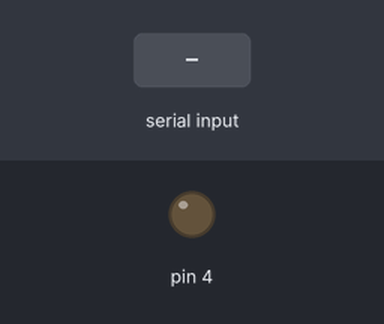
This sketch was run on a simulated Arduino Uno, built with avr-gcc and run on an emulated ATmega328P. Shown: output pins drawn as LEDs (lit = HIGH). The test bench sets the inputs (shaded band). What the sketch prints to the serial monitor is not drawn.

Above: at 1.2 s.
1.3 s: "n" received over the second serial link
At 2.5 s:
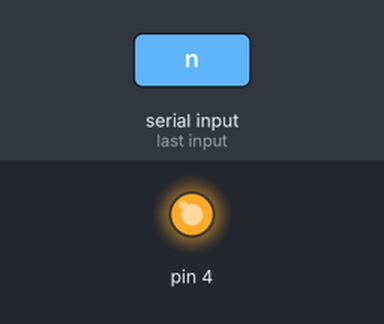
2.8 s: "o" received over the second serial link
At 3.7 s:
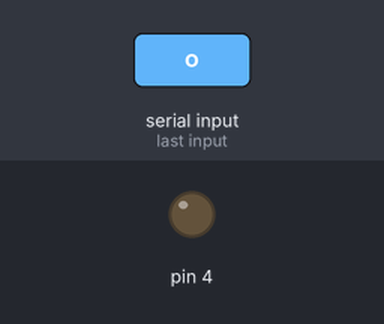
Timing chart, 0 to 5.8 s (numbered marks = the images above; inputs shaded):
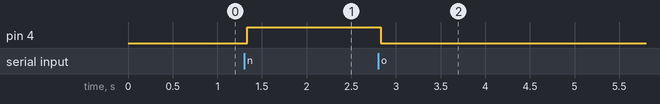

Measured:
- after the input at 1.3 s, pin 4: LOW → HIGH at once
- after the input at 2.8 s, pin 4: HIGH → LOW at once

The sketch:

RX_KillSwitch.ino
```cpp
#include <SoftwareSerial.h>
SoftwareSerial HC12(10, 11); // HC-12 TX Pin, HC-12 RX Pin

void setup() {
  Serial.begin(9600);             // Serial port to computer
  HC12.begin(9600);               // Serial port to HC12
  pinMode(4,OUTPUT);

}

void loop() {
  if(HC12.available()) {        // If HC-12 has data
    char x;
    x = HC12.read();
    Serial.println(x);
    if(x=='o')
     {
      Serial.println("Emergency Shutdown");
      digitalWrite(4,LOW);
     }
    else if(x=='n'){
      Serial.println("Emergency Shutdown Cancelled");
      digitalWrite(4,HIGH);
    }
  }else{
     Serial.println("no rx");
    }

  }
```
